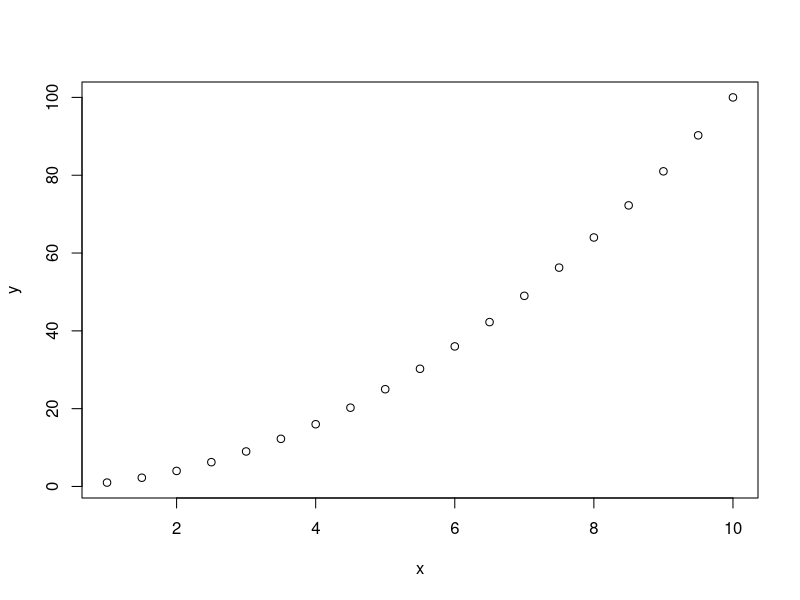
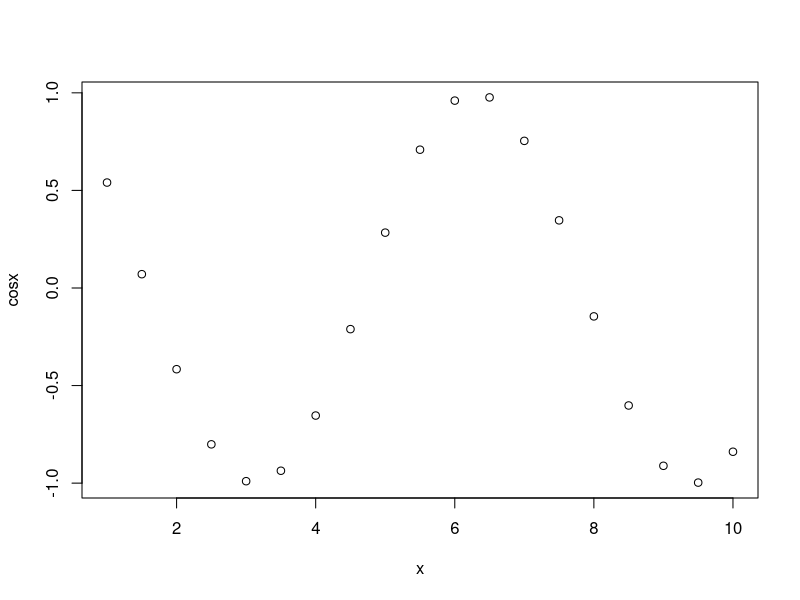
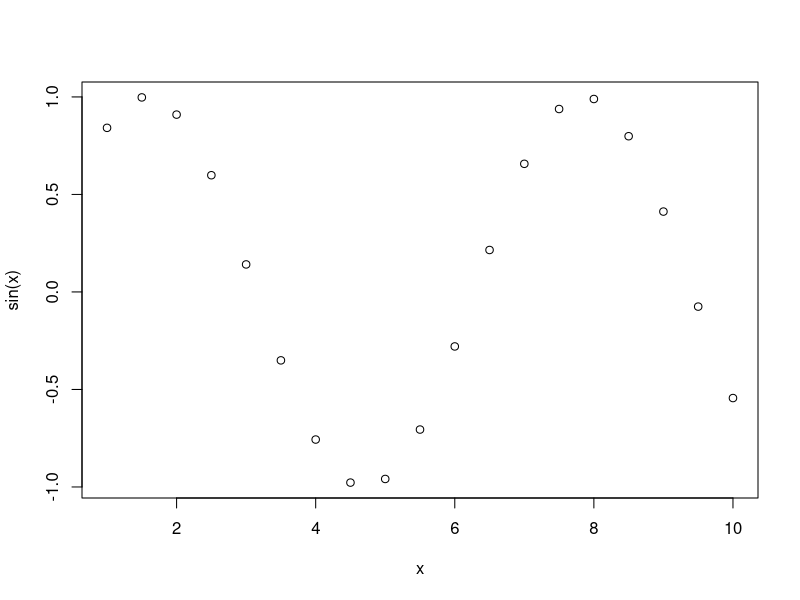
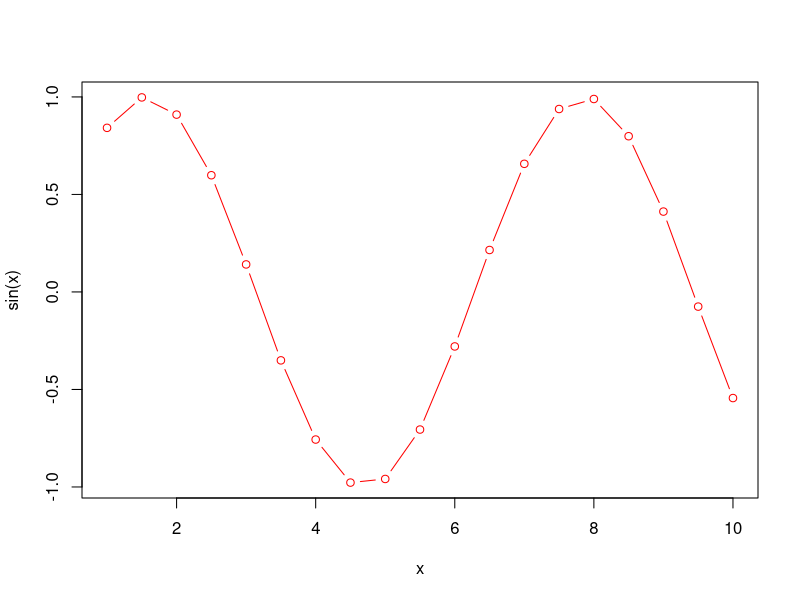

Here is the R script that generated these plots, in order:
# R Script 01 =================================
# Console Commands Line Examples ==============
4 + 4
sqrt(25)
pi
seq(from=1, to=10, by=0.5)

# What does the seq() function do?
# Go to help tab
# or in console, type help(seq)



# Click on the ENVIRONMENT TAB
# Notice it is empty


# EXERCISE 01 =================================
# How to save the output?
# save sequence of numbers in object x
x <- seq(from=1, to=10, by=0.5)

# view the contents of x
x

# Also take a look at the ENVIRONMENT TAB

# use x to create new object y
y <- x*x

# plot x and y
plot(x,y)

# Where did the plot go?
# Go to the Plots window - explore options



# EXERCISE 02 =================================
# create a new object cosx
cosx <- cos(x)

# plot x, cosx
plot(x, cosx)

# Check ENVIRONMENT TAB
# How many objects are there now?



# use functions as needed on the fly!
# plot x, sin(x)
plot(x, sin(x))

# plot both points and lines
# make the color red
plot(x, sin(x), type = "both", col = "red")

# Check ENVIRONMENT TAB
# How many objects are there now?



# [YOUR TURN] plot x and the tangent of x
# change color to blue
# hint: help(sin) - to see list of other trig functions
# hint: cut and paste code above to help you


# [YOUR TURN] plot log of x with log y
# change color to green
# hint: help(log) - to see list of log functions

